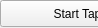
        <widget class="QWidget" name="page_3">
         <property name="geometry">
          <rect>
           <x>0</x>
           <y>0</y>
           <width>98</width>
           <height>28</height>
          </rect>
         </property>
         <attribute name="label">
          <string>Tape Finder</string>
         </attribute>
         <widget class="QWidget" name="horizontalLayoutWidget_7">
          <property name="geometry">
           <rect>
            <x>0</x>
            <y>30</y>
            <width>131</width>
            <height>61</height>
           </rect>
          </property>
          <layout class="QHBoxLayout" name="horizontalLayout_11">
           <item>
            <widget class="QLabel" name="label_73">
             <property name="text">
              <string>Type:</string>
             </property>
            </widget>
           </item>
           <item>
            <widget class="QComboBox" name="tapeFinder_Combo">
             <item>
              <property name="text">
               <string>0805</string>
              </property>
             </item>
             <item>
              <property name="text">
               <string>0603</string>
              </property>
             </item>
             <item>
              <property name="text">
               <string>0402</string>
              </property>
             </item>
             <item>
              <property name="text">
               <string>0201</string>
              </property>
             </item>
            </widget>
           </item>
          </layout>
         </widget>
         <widget class="QPushButton" name="startTapeFinder_Button">
          <property name="geometry">
           <rect>
            <x>0</x>
            <y>0</y>
            <width>199</width>
            <height>27</height>
           </rect>
          </property>
          <property name="text">
           <string>Start Tape Finder</string>
          </property>
         </widget>
        </widget>
